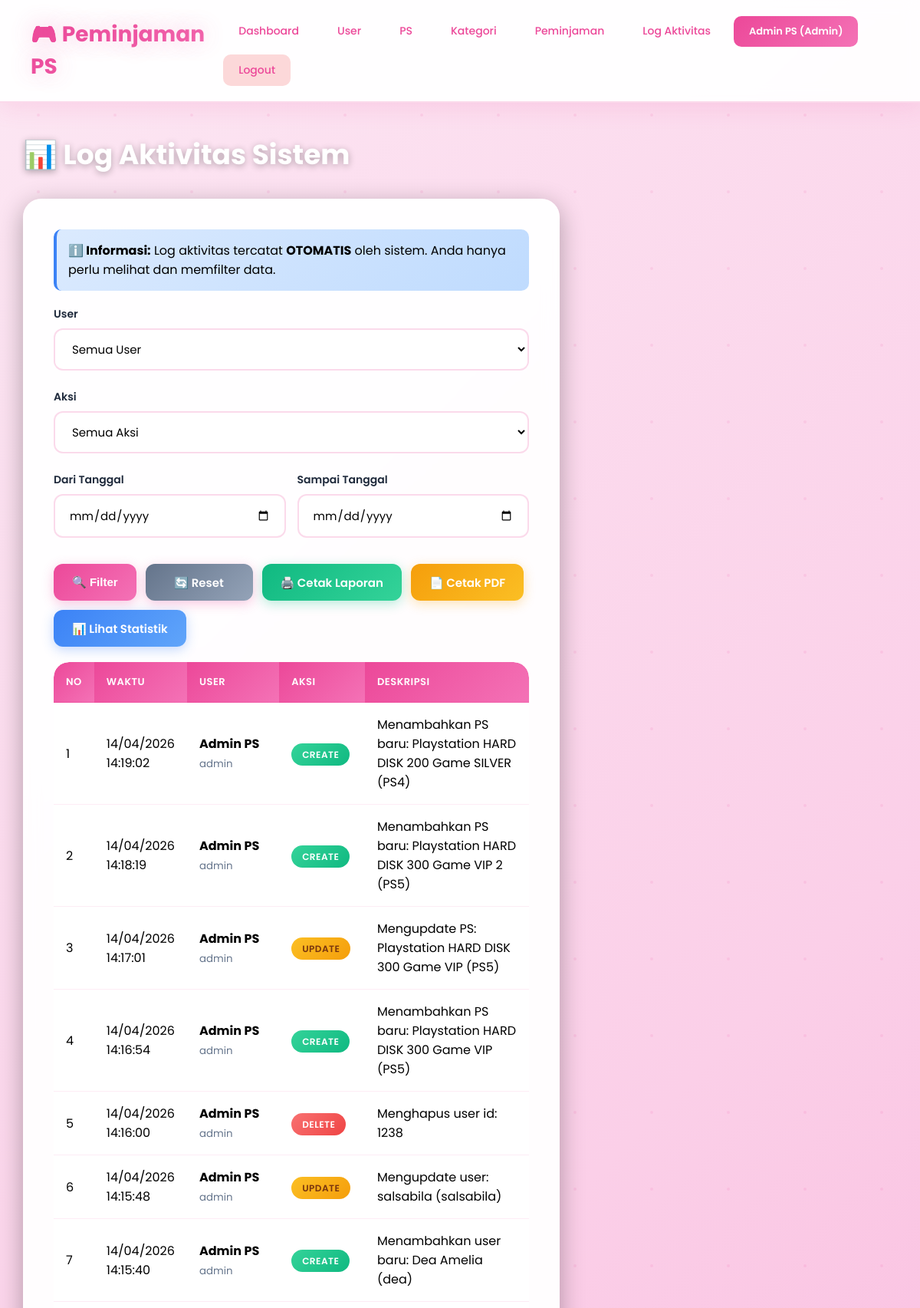
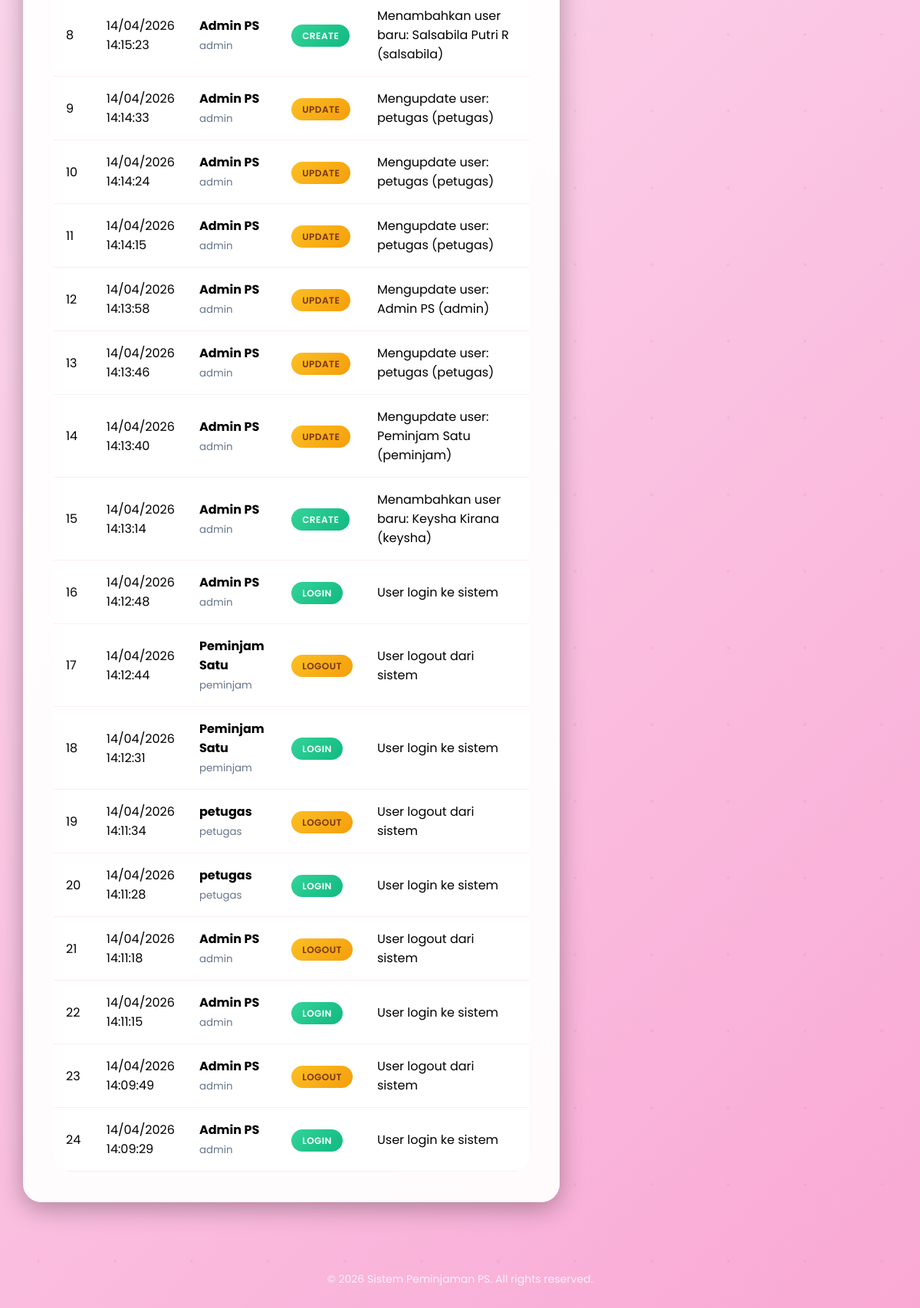
Screenshot of /index.php?page=activity_log (signed in) with the database file from the repository (2 pictures, top to bottom).
### tables this page shows
CREATE TABLE `activity_logs` (
  `id`          int(11)      NOT NULL,
  `user_id`     int(11)      NOT NULL,
  `action`      varchar(50)  NOT NULL,
  `description` text         NOT NULL,
  `ip_address`  varchar(45)  DEFAULT NULL,
  `user_agent`  text         DEFAULT NULL,
  `created_at`  timestamp    NULL DEFAULT current_timestamp()
);

CREATE TABLE `users` (
  `id`         int(11)                              NOT NULL,
  `username`   varchar(50)                          NOT NULL,
  `password`   varchar(255)                         NOT NULL,
  `nama`       varchar(100)                         NOT NULL,
  `role`       enum('admin','petugas','peminjam')   NOT NULL,
  `created_at` timestamp                            NULL DEFAULT current_timestamp()
);

### controllers/ActivityLogController.php (called while the page is built, shortened)
<?php
require_once 'models/ActivityLog.php';
class ActivityLogController {
    private $activityLog;
    public function __construct() {
        $database          = new Database();
        $this->db          = $database->getConnection();
        $this->activityLog = new ActivityLog($this->db);
    }
    private function getFiltersFromRequest() {
        $filters = [];
        $keys = ['user_id', 'action', 'date_from', 'date_to'];
        return $filters;
    }
    public function index() {
        $filters = $this->getFiltersFromRequest();
        $logs    = $this->activityLog->read($filters)->fetchAll(PDO::FETCH_ASSOC);
        require_once 'views/activity_log/index.php';
    }
}

### config/Database.php (called while the page is built, shortened)
<?php
class Database {
    private $host     = "localhost";
    private $db_name  = "peminjaman_ps";
    private $username = "root";
    private $password = "";
    public function getConnection() {
        $this->conn = null;
        try {
            $this->conn = new PDO(
                "mysql:host={$this->host};dbname={$this->db_name};charset=utf8",
                $this->username,
                $this->password
            );
            $this->conn->setAttribute(PDO::ATTR_ERRMODE, PDO::ERRMODE_EXCEPTION);
        } catch (PDOException $e) {
            die("Koneksi database gagal: " . $e->getMessage());
        }
        return $this->conn;
    }
}

### models/ActivityLog.php (called while the page is built, shortened)
<?php
class ActivityLog {
    private $conn;
    private $table_name = "activity_logs";
    public function __construct($db) {
        $this->conn = $db;
    }
    public function read($filters = []) {
        $query = "SELECT al.*, u.username, u.nama
                  FROM {$this->table_name} al
                  LEFT JOIN users u ON al.user_id = u.id
                  WHERE 1=1";
        $query .= " ORDER BY al.created_at DESC";
        $stmt = $this->conn->prepare($query);
        $stmt->execute();
        return $stmt;
    }
}

### views/activity_log/index.php (the view, shortened to what this page needs)
<?php require_once 'views/layouts/header.php'; ?>
<div class="content">
    <h1>📊 Log Aktivitas Sistem</h1>
    <div class="form-container">
        <div style="background:linear-gradient(135deg,#dbeafe,#bfdbfe);padding:15px;border-radius:10px;margin-bottom:20px;border-left:4px solid #3b82f6;">
            <strong>ℹ️ Informasi:</strong> Log aktivitas tercatat <strong>OTOMATIS</strong> oleh sistem. Anda hanya perlu melihat dan memfilter data.
        </div>
        <form method="GET" action="index.php" style="margin-bottom:20px;">
            <div class="form-group">
                <label>User</label>
                <select name="user_id">
                    <option value="">Semua User</option>
                </select>
            </div>
            <div class="form-group">
                <label>Aksi</label>
                <select name="action">
                    <option value="">Semua Aksi</option>
                </select>
            </div>
            <div style="display:grid;grid-template-columns:1fr 1fr;gap:15px;">
                <div class="form-group">
                    <label>Dari Tanggal</label>
                    <input type="date" name="date_from" value="<?= htmlspecialchars($_GET['date_from'] ?? '') ?>">
                </div>
                <div class="form-group">
                    <label>Sampai Tanggal</label>
                    <input type="date" name="date_to" value="<?= htmlspecialchars($_GET['date_to'] ?? '') ?>">
                </div>
            </div>
            <?php
            $printParams = array_merge($_GET, ['page' => 'activity_log', 'mode' => 'print']);
            $pdfParams   = array_merge($_GET, ['page' => 'activity_log', 'mode' => 'pdf']);
            ?>
            <div class="button-row">
                <button type="submit" class="btn btn-primary">🔍 Filter</button>
                <a href="index.php?page=activity_log" class="btn btn-secondary">🔄 Reset</a>
                <a href="<?= htmlspecialchars('index.php?' . http_build_query($printParams)) ?>" target="_blank" class="btn btn-success">🖨️ Cetak Laporan</a>
                <a href="<?= htmlspecialchars('index.php?' . http_build_query($pdfParams)) ?>" target="_blank" class="btn btn-warning">📄 Cetak PDF</a>
                <?php if ($_SESSION['role'] === 'admin'): ?>
                    <a href="index.php?page=activity_log&action=stats" class="btn btn-info">📊 Lihat Statistik</a>
                <?php endif; ?>
            </div>
        </form>
        <div class="table-responsive" style="margin-top:20px;">
            <table>
                <thead>
                    <tr>
                        <th style="width:5%">No</th>
                        <th style="width:18%">Waktu</th>
                        <th style="width:20%">User</th>
                        <th style="width:12%">Aksi</th>
                        <th style="width:45%">Deskripsi</th>
                    </tr>
                </thead>
                <tbody>
                    <?php if (count($logs) > 0): ?>
                        <?php $no = 1; foreach ($logs as $log): ?>
                        <?php $badge = _activityBadge($log['action']); ?>
                        <tr>
                            <td><?= $no++ ?></td>
                            <td><?= date('d/m/Y H:i:s', strtotime($log['created_at'])) ?></td>
                            <td>
                                <strong><?= htmlspecialchars($log['nama']) ?></strong><br>
                                <small style="color:#64748b"><?= htmlspecialchars($log['username']) ?></small>
                            </td>
                            <td><span class="badge <?= $badge ?>"><?= strtoupper($log['action']) ?></span></td>
                            <td><?= htmlspecialchars($log['description']) ?></td>
                        </tr>
                        <?php endforeach; ?>
                    <?php else: ?>
                        <tr>
                            <td colspan="5" style="text-align:center;padding:30px;color:#64748b">Tidak ada data log aktivitas</td>
                        </tr>
                    <?php endif; ?>
                </tbody>
            </table>
        </div>
    </div>
</div>
<?php
function _activityBadge($action) {
    $map = [
        'login'   => 'badge-disetujui',
        'logout'  => 'badge-pending',
        'create'  => 'badge-tersedia',
        'update'  => 'badge-dipinjam',
        'delete'  => 'badge-ditolak',
        'approve' => 'badge-disetujui',
        'reject'  => 'badge-ditolak',
        'return'  => 'badge-selesai',
    ];
    return $map[$action] ?? 'badge-pending';
}
?>
<?php require_once 'views/layouts/footer.php'; ?>

### index.php (shortened to what this page needs)
<?php
require_once 'config/Database.php';
require_once 'controllers/ActivityLogController.php';
$page   = $_GET['page']   ?? 'login';
$action = $_GET['action'] ?? 'index';
switch ($page) {
    case 'activity_log':
        $controller = new ActivityLogController();
        if ($action === 'stats') {
            $controller->stats();
        } elseif (isset($_GET['mode']) && $_GET['mode'] === 'print') {
            $controller->printReport();
        } elseif (isset($_GET['mode']) && $_GET['mode'] === 'pdf') {
            $controller->printReport(true);
        } else {
            $controller->index();
        }
        break;
}

### views/layouts/header.php (shortened to what this page needs)
<!DOCTYPE html>
<html lang="id">
<head>
</head>
<body>
    <nav class="navbar">
        <h1>🎮 Peminjaman PS</h1>
        <div class="navbar-menu">
            <a href="index.php?page=dashboard">Dashboard</a>
            <?php if ($_SESSION['role'] === 'admin'): ?>
                <a href="index.php?page=user&action=index">User</a>
            <?php endif; ?>
            <?php if ($_SESSION['role'] === 'admin' || $_SESSION['role'] === 'petugas'): ?>
                <a href="index.php?page=ps&action=index">PS</a>
                <a href="index.php?page=kategori&action=index">Kategori</a>
            <?php endif; ?>
            <a href="index.php?page=peminjaman&action=index">Peminjaman</a>
            <?php if ($_SESSION['role'] === 'admin' || $_SESSION['role'] === 'petugas'): ?>
                <a href="index.php?page=activity_log">Log Aktivitas</a>
            <?php endif; ?>
            <span><?php echo htmlspecialchars($_SESSION['nama']); ?> (<?php echo ucfirst($_SESSION['role']); ?>)</span>
            <a href="index.php?page=logout" style="background: rgba(239,68,68,0.2);">Logout</a>
        </div>
    </nav>

### views/layouts/footer.php
    <footer>
        <p>&copy; <?php echo date('Y'); ?> Sistem Peminjaman PS. All rights reserved.</p>
    </footer>
</body>
</html>

### rows the page displays
activity_logs: created_at "14/04/2026 14:19:02", user.nama "Admin PS", user.username "admin", action "CREATE", description "Menambahkan PS baru: Playstation HARD DISK 200 Game SILVER (PS4)"
activity_logs: created_at "14/04/2026 14:18:19", user.nama "Admin PS", user.username "admin", action "CREATE", description "Menambahkan PS baru: Playstation HARD DISK 300 Game VIP 2 (PS5)"
activity_logs: created_at "14/04/2026 14:17:01", user.nama "Admin PS", user.username "admin", action "UPDATE", description "Mengupdate PS: Playstation HARD DISK 300 Game VIP (PS5)"
activity_logs: created_at "14/04/2026 14:16:54", user.nama "Admin PS", user.username "admin", action "CREATE", description "Menambahkan PS baru: Playstation HARD DISK 300 Game VIP (PS5)"
activity_logs: created_at "14/04/2026 14:16:00", user.nama "Admin PS", user.username "admin", action "DELETE", description "Menghapus user id: 1238"
activity_logs: created_at "14/04/2026 14:15:48", user.nama "Admin PS", user.username "admin", action "UPDATE", description "Mengupdate user: salsabila (salsabila)"
activity_logs: created_at "14/04/2026 14:15:40", user.nama "Admin PS", user.username "admin", action "CREATE", description "Menambahkan user baru: Dea Amelia (dea)"
activity_logs: created_at "14/04/2026 14:15:23", user.nama "Admin PS", user.username "admin", action "CREATE", description "Menambahkan user baru: Salsabila Putri R (salsabila)"
activity_logs: created_at "14/04/2026 14:14:33", user.nama "Admin PS", user.username "admin", action "UPDATE", description "Mengupdate user: petugas (petugas)"
activity_logs: created_at "14/04/2026 14:14:24", user.nama "Admin PS", user.username "admin", action "UPDATE", description "Mengupdate user: petugas (petugas)"
activity_logs: created_at "14/04/2026 14:14:15", user.nama "Admin PS", user.username "admin", action "UPDATE", description "Mengupdate user: petugas (petugas)"
activity_logs: created_at "14/04/2026 14:13:58", user.nama "Admin PS", user.username "admin", action "UPDATE", description "Mengupdate user: Admin PS (admin)"
activity_logs: created_at "14/04/2026 14:13:46", user.nama "Admin PS", user.username "admin", action "UPDATE", description "Mengupdate user: petugas (petugas)"
activity_logs: created_at "14/04/2026 14:13:40", user.nama "Admin PS", user.username "admin", action "UPDATE", description "Mengupdate user: Peminjam Satu (peminjam)"
activity_logs: created_at "14/04/2026 14:13:14", user.nama "Admin PS", user.username "admin", action "CREATE", description "Menambahkan user baru: Keysha Kirana (keysha)"
activity_logs: created_at "14/04/2026 14:12:48", user.nama "Admin PS", user.username "admin", action "LOGIN", description "User login ke sistem"
activity_logs: created_at "14/04/2026 14:12:44", user.nama "Peminjam Satu", user.username "peminjam", action "LOGOUT", description "User logout dari sistem"
activity_logs: created_at "14/04/2026 14:12:31", user.nama "Peminjam Satu", user.username "peminjam", action "LOGIN", description "User login ke sistem"
activity_logs: created_at "14/04/2026 14:11:34", user.nama "petugas", user.username "petugas", action "LOGOUT", description "User logout dari sistem"
activity_logs: created_at "14/04/2026 14:11:28", user.nama "petugas", user.username "petugas", action "LOGIN", description "User login ke sistem"
activity_logs: created_at "14/04/2026 14:11:18", user.nama "Admin PS", user.username "admin", action "LOGOUT", description "User logout dari sistem"
activity_logs: created_at "14/04/2026 14:11:15", user.nama "Admin PS", user.username "admin", action "LOGIN", description "User login ke sistem"
activity_logs: created_at "14/04/2026 14:09:49", user.nama "Admin PS", user.username "admin", action "LOGOUT", description "User logout dari sistem"
activity_logs: created_at "14/04/2026 14:09:29", user.nama "Admin PS", user.username "admin", action "LOGIN", description "User login ke sistem"

### other values shown
$_SESSION['nama'] "Admin PS"
$_SESSION['role'] "Admin"
